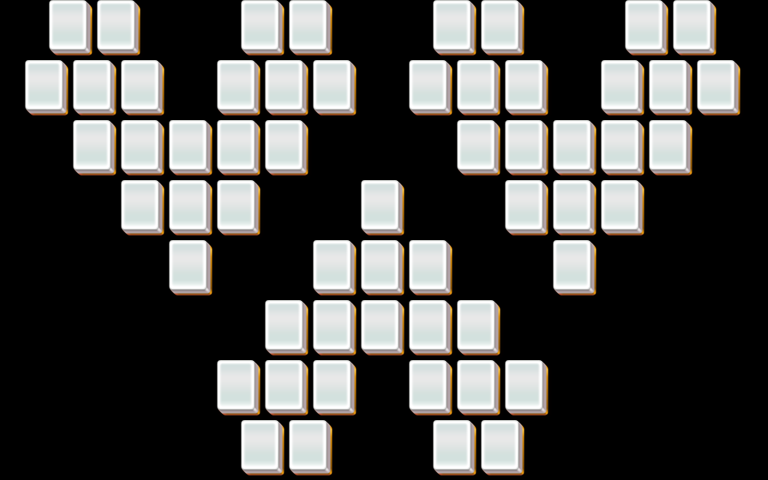

A 2D game scene composited from a Tiled map and its tileset images. What follows is a short description and the map's XML, with each tile layer's data collapsed to a summary:
An orthogonal 32x16 tile map with 24x30 px tiles, 4 tile layers (layer1, layer2, layer3, layer4).

<map version="1.0" orientation="orthogonal" width="32" height="16" tilewidth="24" tileheight="30">
 <properties>
  <property name="species" value="30" />
 </properties>
 <tileset firstgid="1" name="mahjong" tilewidth="48" tileheight="60">
  <image source="mahjong.png" />
 </tileset>
 <layer name="layer1" width="32" height="16">
  <data>[512 cells, 57 non-empty, 1 distinct tile ids]</data>
 </layer>
 <layer name="layer2" width="32" height="16">
  <data>[512 cells, 57 non-empty, 1 distinct tile ids]</data>
 </layer>
 <layer name="layer3" width="32" height="16">
  <data>[512 cells, 57 non-empty, 1 distinct tile ids]</data>
 </layer>
 <layer name="layer4" width="32" height="16">
  <data>[512 cells, 15 non-empty, 1 distinct tile ids]</data>
 </layer>
</map>
